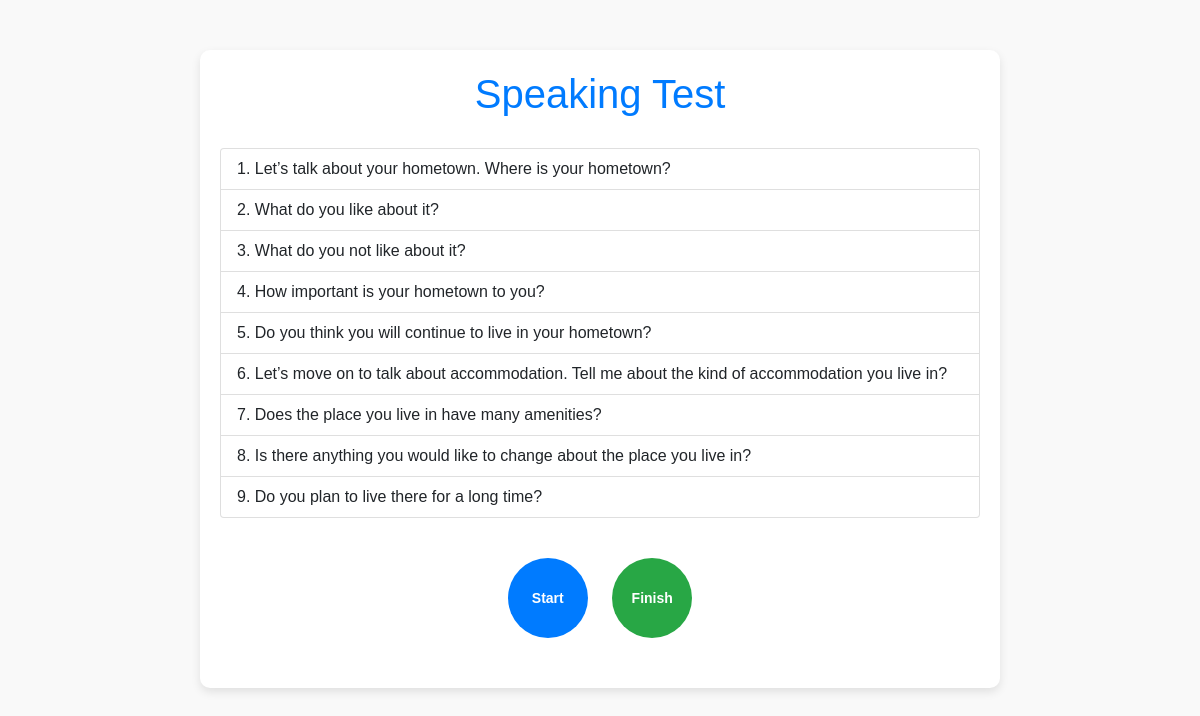
/take_test/1/, run on the app's committed database.
### user/models.py (models this page shows, shortened)
class Part1Question(models.Model):
    part_topic = models.ForeignKey(PartTopic, on_delete=models.CASCADE, related_name="part1_questions")
    question = models.CharField(max_length=255, verbose_name="Question")

### user/views.py (the view)
# urls.py: path('take_test/<int:topic_id>/', views.take_test, name='take_test'),
def take_test(request, topic_id):
    questions = Part1Question.objects.filter(part_topic_id=topic_id).order_by('id')
    return render(request, 'user/taketestprt1.html', {'questions': questions})

### templates/user/taketestprt1.html (shortened to what this page needs)
{% load static %}
<!DOCTYPE html>
<html lang="en">
<head>
    <link href="https://cdn.jsdelivr.net/npm/bootstrap@5.1.3/dist/css/bootstrap.min.css" rel="stylesheet">
</head>
<body>
<div class="container">
    <h1>Speaking Test</h1>
    <ul class="list-group">
        {% for question in questions %}
            <li class="list-group-item">{{ forloop.counter }}. {{ question.question }}</li>
        {% endfor %}
    </ul>
    <div class="recorder">
        <button id="startButton">Start</button>
        <button id="finishButton" disabled>Finish</button>
    </div>
</div>
</body>
</html>

### templates/user/taketestprt1.html (style rules this page uses)
body { background-color: #f9f9f9; font-family: Arial, sans-serif; }
.container { max-width: 800px; margin: 50px auto; padding: 20px; background-color: #ffffff; border-radius: 10px; box-shadow: 0 4px 10px rgba(0, 0, 0, 0.1); }
h1 { text-align: center; margin-bottom: 30px; color: #007bff; }
ul.list-group { margin-bottom: 30px; }
.recorder { text-align: center; margin-top: 20px; position: relative; }
.recorder button { width: 80px; height: 80px; margin: 10px; border-radius: 50%; font-size: 14px; font-weight: bold; color: #fff; border: none; cursor: pointer; }
.recorder #startButton { background-color: #007bff; }
.recorder #finishButton { background-color: #28a745; }

### data on the page
Part1Question: question "Let’s talk about your hometown. Where is your hometown?"
Part1Question: question "What do you like about it?"
Part1Question: question "What do you not like about it?"
Part1Question: question "How important is your hometown to you?"
Part1Question: question "Do you think you will continue to live in your hometown?"
Part1Question: question "Let’s move on to talk about accommodation. Tell me about the kind of accommodation you live in?"
Part1Question: question "Does the place you live in have many amenities?"
Part1Question: question "Is there anything you would like to change about the place you live in?"
Part1Question: question "Do you plan to live there for a long time?"
